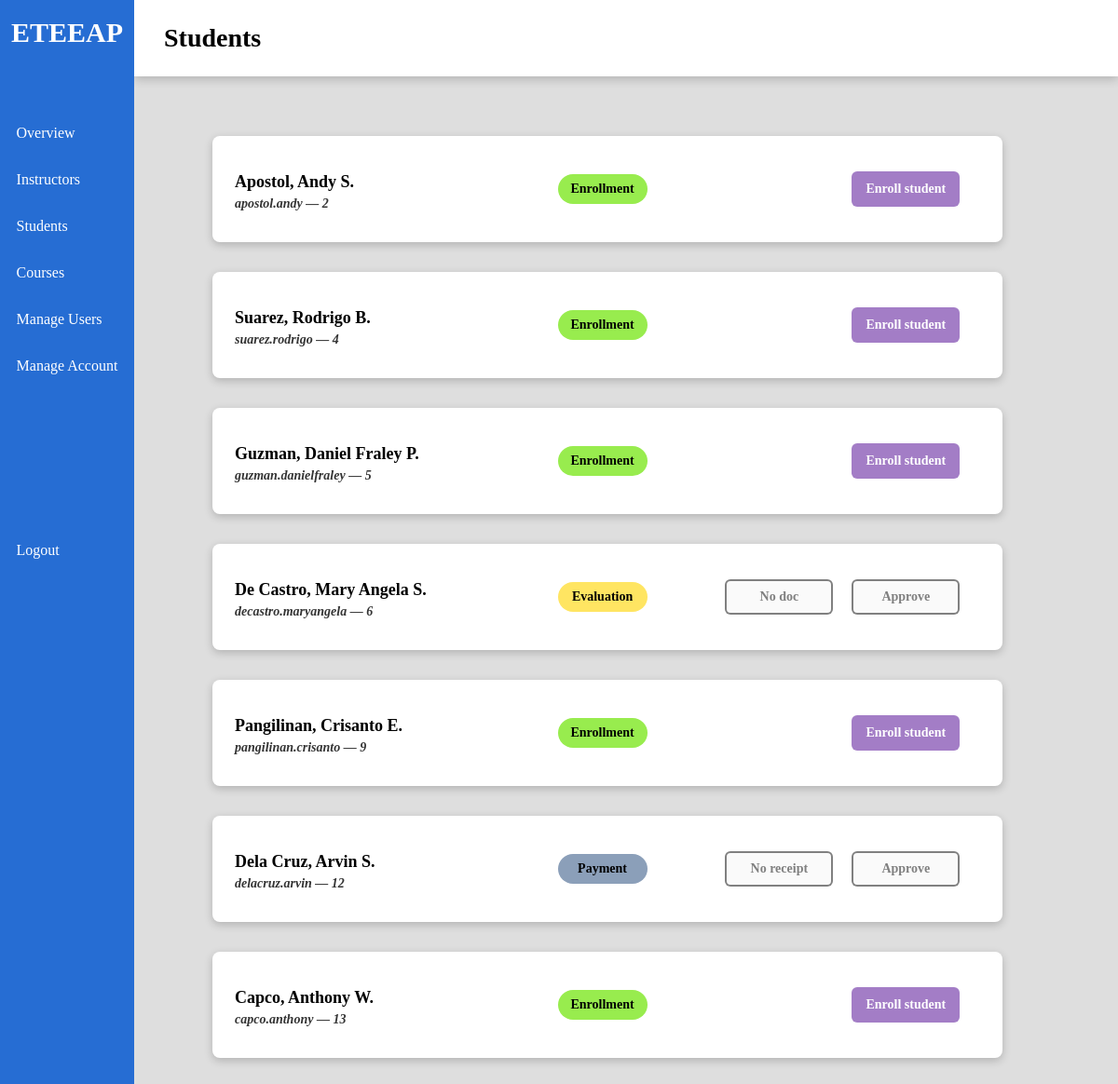
The page /index/admin_students (signed in) on the database its author committed.
### models.py (models this page shows)
class User(db.Model):
    __tablename__ = "users"
    id = db.Column("id", db.Integer, primary_key=True)
    username = db.Column("username", db.String(64), unique=True, nullable=False)
    f_name = db.Column("f_name", db.String(64))
    m_name = db.Column("m_name", db.String(64))
    l_name = db.Column("l_name", db.String(64))
    password = db.Column("password", db.String(64), nullable=False)
    user_type = db.Column(db.Enum('admin', 'instructor', 'student'), nullable=False)

class Student(db.Model):
    __tablename__ = "students"
    id = db.Column("id", db.Integer, primary_key=True)
    user = db.Column("user", db.Integer, db.ForeignKey('users.id'))
    progress = db.Column(db.Enum('payment', 'evaluation', 'enrollment', 'completion'), nullable=False, default='payment')
    receipt_filepath = db.Column("receipt_filepath", db.String(64))
    document_filepath = db.Column("application_document_filepath", db.String(64))
    enrollments = db.relationship("Enrollment", backref='students')

### views.py (the view)
@views.route('/admin_students')
def admin_students():
    if g.user != 'admin':
        return redirect(url_for('.unauthorized'))
    views = user_views[g.user]
    students = db.get_students()
    data = { 'students': [] }
    for s in students:
        info = {
            'name': f"{s['l_name'].title()}, {s['f_name']} {s['m_name'][0]}.",
            'username': s['username'],
            'id': s['id'],
            'uid': s['user'],
            'progress': s['progress'],
            'receipt': s['receipt_filepath'],
            'doc': s['document_filepath']
        }
        data['students'].append(info)
    return render_template('students-admin.html', page="Students", data=data, views=views)

### db_functions.py (called while the page is built)
def get_user(user_id):
    return User.query.filter_by(id=user_id).first().__dict__

def get_students():
    students = []
    for student in Student.query.all():
        student = student.__dict__
        userinfo = get_user(student['user'])
        student['f_name'] = userinfo['f_name']
        student['l_name'] = userinfo['l_name']
        student['m_name'] = userinfo['m_name']
        student['username'] = userinfo['username']
        students.append(student)
    return students

### views.py (called while the page is built)
@views.before_request
def verify_permissions():
    g.user = None
    if 'user' in session:
        g.user = session['user']
    else:
        return redirect('/login')

### templates/students-admin.html (shortened to what this page needs)
{% extends "index.html" %}
{% block content %}
<div class="main-content">
    {% for student in data.students %}
    <div class="main-row">
        <div class="card bar color-white">
            <div class="left">
                <div class="card-strongtext"> {{ student.name}} </div>
                <div class="card-subtext">{{ student.username }} — {{ student.uid }}</div>
            </div>
            <div class="middle">
                <div class="cell {{ student.progress }}"> {{ student.progress.title() }} </div>
            </div>
            <div class="right">
                {% if student.progress == 'payment' and student.receipt %}
                    <a href="{{url_for(".get_receipt", user_id=student.uid )}}" target="_blank"><button class="btn-grey">View receipt</button></a>
                    <button class="btn-green" onclick="approveStatus('{{student.id}}', '{{student.progress}}')">Approve</button>
                {% elif student.progress == 'payment' %}
                    <button disabled>No receipt</button>
                    <button disabled>Approve</button>
                {% elif student.progress == 'evaluation' and student.doc %}
                    <a href="{{url_for(".get_document", user_id=student.uid )}}" target="_blank"><button class="btn-grey">View doc</button></a>
                    <button class="btn-green" onclick="approveStatus('{{student.id}}', '{{student.progress}}')">Approve</button>
                {% elif student.progress == 'evaluation' %}
                    <button disabled>No doc</button>
                    <button disabled>Approve</button>
                {% elif student.progress == 'enrollment' %}
                    <button class="btn-purple" onclick="modifyStudentCourses('{{student.id}}')">Enroll student</button>
                {% endif %}
            </div>
        </div>
    </div>
    {% endfor %}
</div>
{% endblock %}

### static/styles/index.css (style rules this page uses)
* { margin: 0; padding: 0; font-family: quicksand; }
body { background-color: #dedede; }
button { color: white; font-size: 14px; padding: 12px; border: none; border-radius: 6px; }
button[disabled] { cursor: default; color: rgba(47, 47, 47, 0.6); border: 2px solid rgba(47, 47, 47, 0.6);; }
.btn-purple { background-color: rgba(153, 111, 192, 0.9); }

### rows shown on the page
User: username "apostol.andy"
User: username "suarez.rodrigo"
User: username "guzman.danielfraley"
Student: name "De Castro, Mary Angela S.", username "decastro.maryangela", uid "6", progress "Evaluation", shows "No doc"
User: username "pangilinan.crisanto"
User: name "Dela Cruz, Arvin S.", username "delacruz.arvin", uid "12", progress "Payment", shows "No receipt"
User: username "capco.anthony"

### other values the page prints
{{ view.name }} "Overview" "Instructors" "Students" "Courses" "Manage Users" "Manage Account"
{{ page }} "Students"
{{ student.name }} "Apostol, Andy S." "Suarez, Rodrigo B." "Guzman, Daniel Fraley P." "Pangilinan, Crisanto E." "Capco, Anthony W."
{{ student.uid }} "2" "4" "5" "9" "13"
{{ student.progress.title() }} "Enrollment" "Enrollment" "Enrollment" "Enrollment" "Enrollment"
